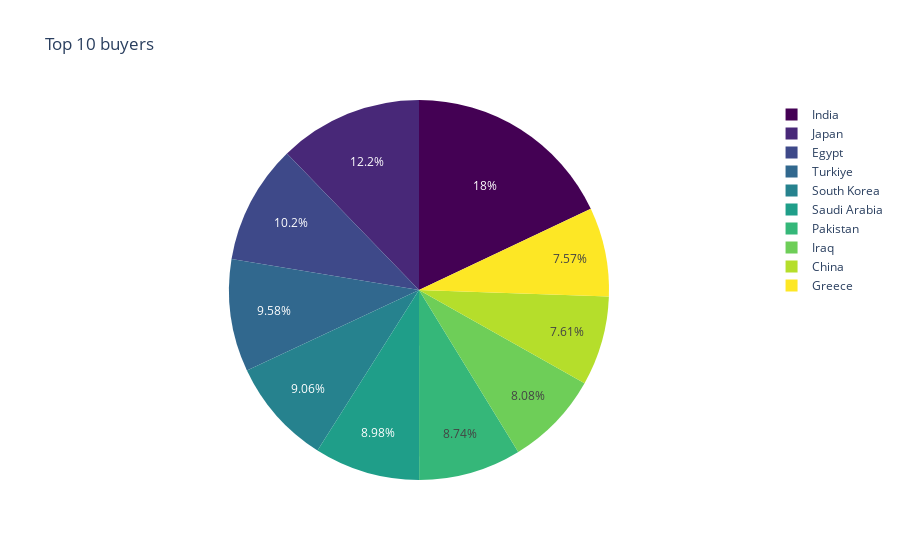

The notebook cell this image was saved under:
### Code cell
# Group the data by Seller and count the number of transactions
Buyer_counts = df.groupby("Buyer", maintain_order=True).agg(pl.count())
Buyer_sorted_top10 = Buyer_counts.sort("count", descending=True).head(10)

# Calculate the count for the "other" category
other_count = Buyer_counts.sum()["count"][0] - Buyer_sorted_top10.sum()["count"][0]
others_df = pl.DataFrame({'Buyer': "other countries", "count": other_count})
others_df = others_df.with_columns([pl.col("count").cast(pl.Int64, strict=False)])
Buyer_sorted_top10 = Buyer_sorted_top10.with_columns([pl.col("count").cast(pl.Int64, strict=False)])
new_df = pl.concat([Buyer_sorted_top10, others_df], rechunk=True)

# Create a polar pie chart of the top sellers
px.pie(df,
       names = Buyer_sorted_top10.select('Buyer').to_series(),
       values = Buyer_sorted_top10.select("count").to_series(),
       color_discrete_sequence=px.colors.sequential.Viridis,
       title="Top 10 buyers")

### Figure 1 — Plotly figure (JSON) as saved in the notebook; plotly's stock layout.template omitted (floating-point values rounded to 4 significant figures)
{"data": [{"domain": {"x": [0, 1], "y": [0, 1]}, "hovertemplate": "label=%{label}<br>value=%{value}<extra></extra>", "labels": ["India", "Japan", "Egypt", "Turkiye", "South Korea", "Saudi Arabia", "Pakistan", "Iraq", "China", "Greece"], "legendgroup": "", "name": "", "showlegend": true, "type": "pie", "values": [2604, 1772, 1472, 1387, 1312, 1301, 1266, 1171, 1103, 1097]}], "layout": {"legend": {"tracegroupgap": 0}, "piecolorway": ["#440154", "#482878", "#3e4989", "#31688e", "#26828e", "#1f9e89", "#35b779", "#6ece58", "#b5de2b", "#fde725"], "title": {"text": "Top 10 buyers"}}}
